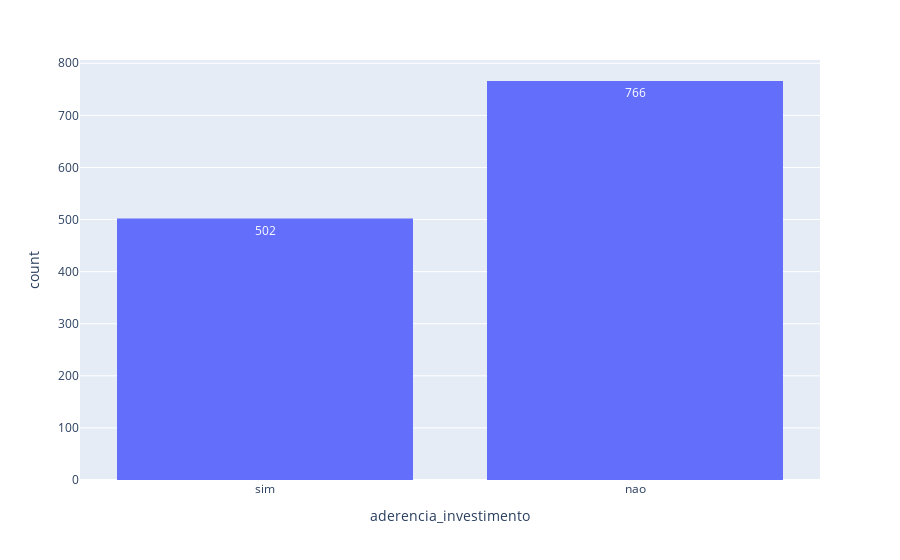

This figure's notebook cell:
### Code cell
px.histogram(dados, x="aderencia_investimento", text_auto=True)

### Figure 1 — Plotly figure (JSON) as saved in the notebook; plotly's stock layout.template omitted (floating-point values rounded to 4 significant figures; data arrays with more than 128 entries replaced by an {"elided": "..."} marker saying what was removed)
{"data": [{"alignmentgroup": "True", "bingroup": "x", "hovertemplate": "aderencia_investimento=%{x}<br>count=%{y}<extra></extra>", "legendgroup": "", "marker": {"color": "#636efa", "pattern": {"shape": ""}}, "name": "", "offsetgroup": "", "orientation": "v", "showlegend": false, "texttemplate": "%{value}", "type": "histogram", "x": {"elided": "1268 str values"}, "xaxis": "x", "yaxis": "y"}], "layout": {"barmode": "relative", "legend": {"tracegroupgap": 0}, "margin": {"t": 60}, "xaxis": {"anchor": "y", "domain": [0, 1], "title": {"text": "aderencia_investimento"}}, "yaxis": {"anchor": "x", "domain": [0, 1], "title": {"text": "count"}}}}
